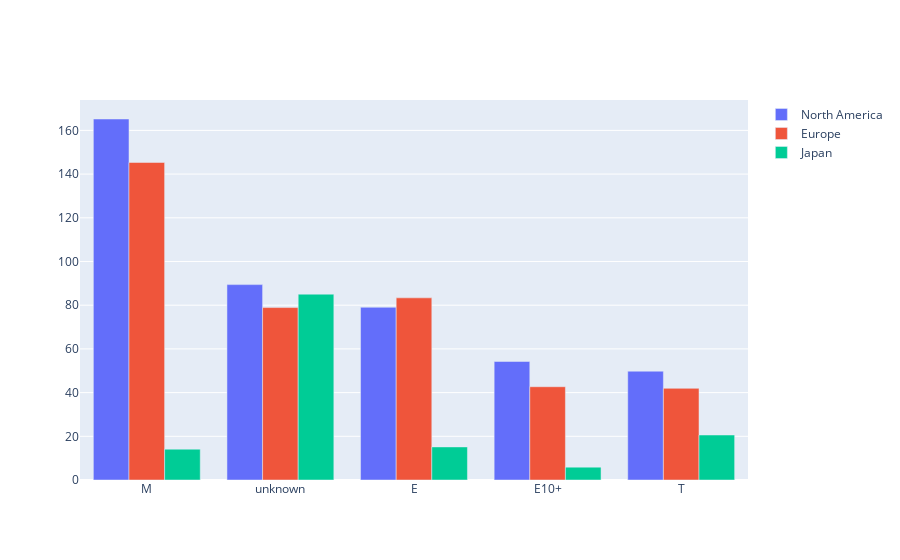

Notebook code cell kept with this figure:
### Markdown cell above
Посмотрим как рейтинг ESRB влияет на продажи в каждом регионе:

### Code cell
data['rating'].fillna('unknown', inplace=True)
na_rating = (data.pivot_table(index='rating', values='na_sales', aggfunc='sum').sort_values('na_sales', ascending=False))
eu_rating = (data.pivot_table(index='rating', values='eu_sales', aggfunc='sum').sort_values('eu_sales', ascending=False))
jp_rating = (data.pivot_table(index='rating', values='jp_sales', aggfunc='sum').sort_values('jp_sales', ascending=False))
print(na_rating)
print(eu_rating)
print(jp_rating)

fig = go.Figure(data=[
    go.Bar(name='North America', x=na_rating.index, y=na_rating['na_sales']),
    go.Bar(name='Europe', x=eu_rating.index, y=eu_rating['eu_sales']),
    go.Bar(name='Japan', x=jp_rating.index, y=jp_rating['jp_sales'])])
fig.update_layout(barmode='group')
fig.show()

### Figure 1 — Plotly figure (JSON) as saved in the notebook; plotly's stock layout.template omitted (floating-point values rounded to 4 significant figures)
{"data": [{"name": "North America", "type": "bar", "x": ["M", "unknown", "E", "E10+", "T"], "y": [165.2, 89.42, 79.05, 54.24, 49.79]}, {"name": "Europe", "type": "bar", "x": ["M", "E", "unknown", "E10+", "T"], "y": [145.3, 83.36, 78.91, 42.69, 41.95]}, {"name": "Japan", "type": "bar", "x": ["unknown", "T", "E", "M", "E10+"], "y": [85.05, 20.59, 15.14, 14.11, 5.89]}], "layout": {"barmode": "group"}}
